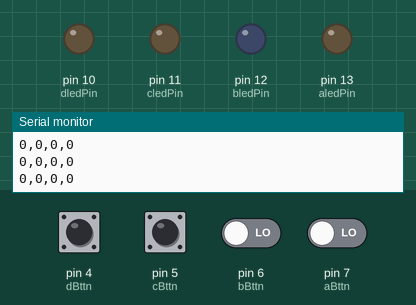
This sketch was run on a simulated Arduino Uno, built with avr-gcc and run on an emulated ATmega328P. Shown: output pins drawn as LEDs (lit = HIGH), the last lines printed to the serial monitor. Dashed ring = blinking. The inputs (shaded band) are chosen by the test bench; at power-on: pin 4 (dBttn), pin 5 (cBttn), pin 6 (bBttn), pin 7 (aBttn) LOW.

Above: at 1.9 s.
2.0 s: pin 4 (dBttn) pulsed HIGH 5 times (0.12 s each, 0.3 s apart)
At 2.27 s:
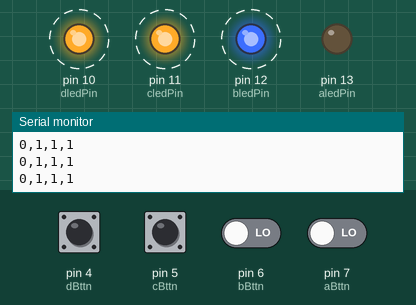
5.0 s: pin 5 (cBttn) pulsed HIGH 2 times (0.12 s each, 0.3 s apart)
At 5.27 s:
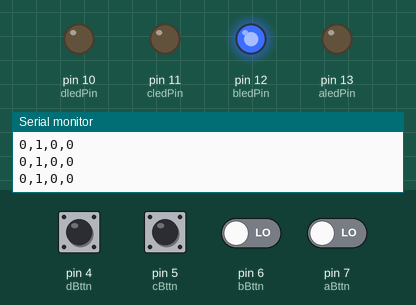
At 6.6 s:
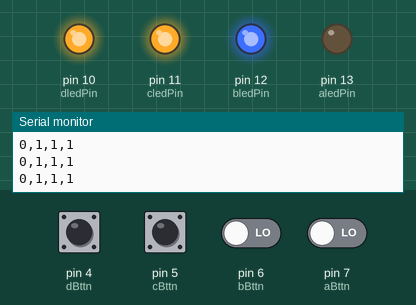
Timing chart, 0 to 8.1 s (numbered marks = the images above; inputs shaded):
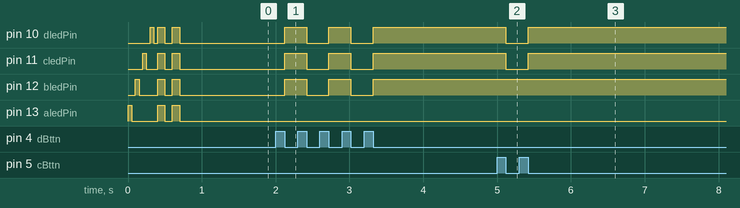

Measured:
- after the input at 2.0 s, pin 10 (dledPin), pin 11 (cledPin), pin 12 (bledPin): alternates HIGH for 0.30 s and LOW for 0.30 s, 5 changes in all, then stays HIGH, starting after 0.12 s
- after the input at 5.0 s, pin 10 (dledPin), pin 11 (cledPin): HIGH → LOW after 0.12 s, → HIGH 0.30 s later

The sketch:

oct15_2017_lighting_game.ino
```cpp
int aLight = LOW;
int aBttn = 7;
int aledPin = 13;

int bLight = LOW;
int bBttn = 6;
int bledPin = 12;

int cLight = LOW;
int cBttn = 5;
int cledPin = 11;

int dLight = LOW;
int dBttn = 4;
int dledPin = 10;


void setup()
{ Serial.begin(9600);

  pinMode(aledPin, OUTPUT);
  pinMode (aBttn, INPUT);

  pinMode(bledPin, OUTPUT);
  pinMode (bBttn, INPUT);

  pinMode(cledPin, OUTPUT);
  pinMode (cBttn, INPUT);

  pinMode(dledPin, OUTPUT);
  pinMode (dBttn, INPUT);

  digitalWrite(aledPin, HIGH);   // turn the LED on (HIGH is the voltage level)
  delay(50);
  digitalWrite(aledPin, LOW);    // turn the LED off by making the voltage LOW
  delay(50);

  digitalWrite(bledPin, HIGH);   // turn the LED on (HIGH is the voltage level)
  delay(50);
  digitalWrite(bledPin, LOW);    // turn the LED off by making the voltage LOW
  delay(50);

  digitalWrite(cledPin, HIGH);   // turn the LED on (HIGH is the voltage level)
  delay(50);
  digitalWrite(cledPin, LOW);    // turn the LED off by making the voltage LOW
  delay(50);

  digitalWrite(dledPin, HIGH);   // turn the LED on (HIGH is the voltage level)
  delay(50);
  digitalWrite(dledPin, LOW);    // turn the LED off by making the voltage LOW
  delay(50);

  digitalWrite(aledPin, HIGH);

  digitalWrite(bledPin, HIGH);

  digitalWrite(cledPin, HIGH);

  digitalWrite(dledPin, HIGH);

  delay(100);


  digitalWrite(aledPin, LOW);

  digitalWrite(bledPin, LOW);

  digitalWrite(cledPin, LOW);

  digitalWrite(dledPin, LOW);
  delay(100);


  digitalWrite(aledPin, HIGH);

  digitalWrite(bledPin, HIGH);

  digitalWrite(cledPin, HIGH);

  digitalWrite(dledPin, HIGH);

  delay(100);

  digitalWrite(aledPin, LOW);

  digitalWrite(bledPin, LOW);

  digitalWrite(cledPin, LOW);

  digitalWrite(dledPin, LOW);

}

void loop()
{

  Serial.print (aLight);
  Serial.print(",");
  Serial.print (bLight);
  Serial.print(",");
  Serial.print (cLight);
  Serial.print(",");
  Serial.println (dLight);


  //Button A controls light C and B


  if (digitalRead(aBttn) == HIGH) {
    bttnA();

  }


  //Button B controls light A, B and C

  if (digitalRead(bBttn) == HIGH) {
    bttnB();
  }

  //Button C controls light  C and D


  if (digitalRead(cBttn) == HIGH) {
    bttnC();
  }

  //Button D controls light B, C and D

  if (digitalRead(dBttn) == HIGH) {
    bttnD();
  }

}


void bttnA () {
  while (digitalRead(aBttn) == LOW);
  //do nothing until button pressed
  if (digitalRead(aBttn) == HIGH) cLight = !cLight; bLight = !bLight;
  while (digitalRead(aBttn) == HIGH);
  digitalWrite(cledPin, cLight);
  digitalWrite(bledPin, bLight);
}

void bttnB () {

  while (digitalRead(bBttn) == LOW); //do nothing until button pressed
  if (digitalRead(bBttn) == HIGH) aLight = !aLight; bLight = !bLight; cLight = !cLight;
  while (digitalRead(bBttn) == HIGH);
  digitalWrite(aledPin, aLight);
  digitalWrite(bledPin, bLight);
  digitalWrite(cledPin, cLight);

}


void bttnC () {
  while (digitalRead(cBttn) == LOW); //do nothing until button pressed
  if (digitalRead(cBttn) == HIGH)  cLight = !cLight; dLight = !dLight;
  while (digitalRead(cBttn) == HIGH);
  digitalWrite(cledPin, cLight);
  digitalWrite(dledPin, dLight);
}

void bttnD () {
  while (digitalRead(dBttn) == LOW); //do nothing until button pressed
  if (digitalRead(dBttn) == HIGH) bLight = !bLight; cLight = !cLight; dLight = !dLight;
  while (digitalRead(dBttn) == HIGH);
  digitalWrite(bledPin, bLight);

  digitalWrite(cledPin, cLight);
  digitalWrite(dledPin, dLight);

}
```
